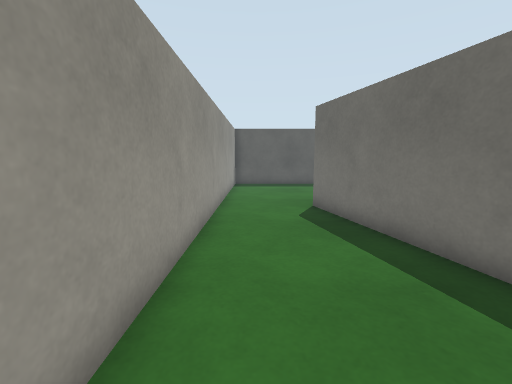
[1] (above)

13 first-person views from a walk through a Gazebo world. The camera is 1 m above the floor, tilts 8° down and sees 90° across. The floor is counted in squares, 0.5 m on a side. Each view is taken from the middle of a square. On the plan, view 1 faces up. The plan holds only what a view shows up to about 16 squares ahead; the rest is blank. The place goes on beyond the plan.

[2]
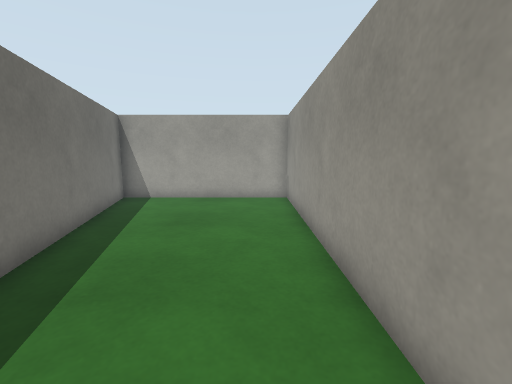

[3]
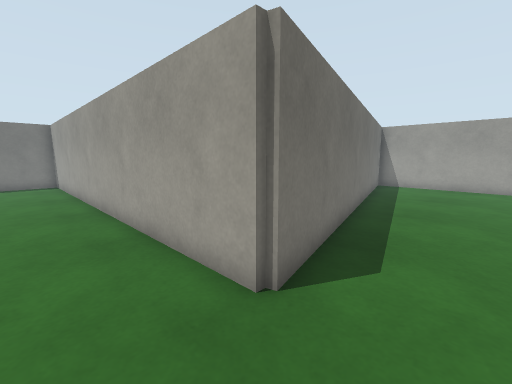

[4]
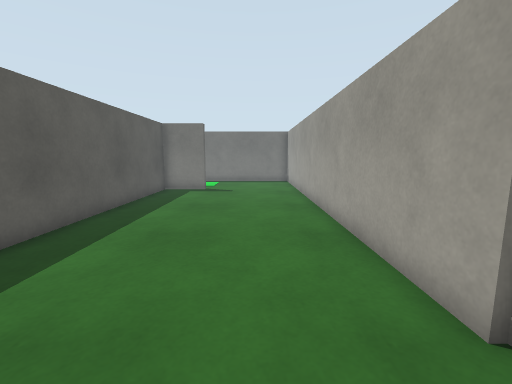

[5]
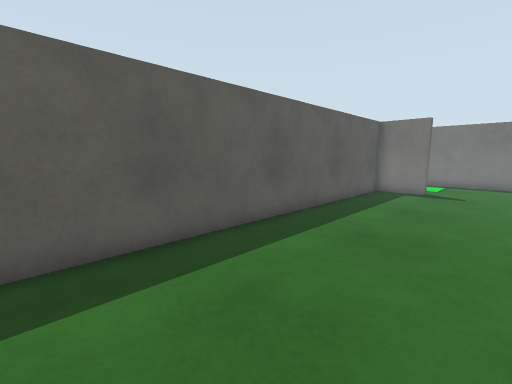

[6]
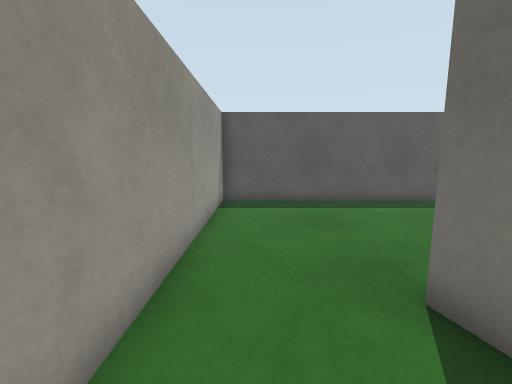

[7]
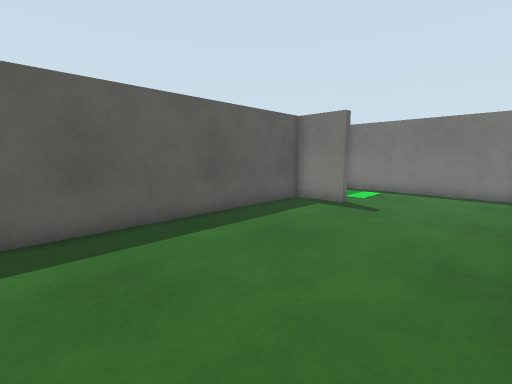

[8]
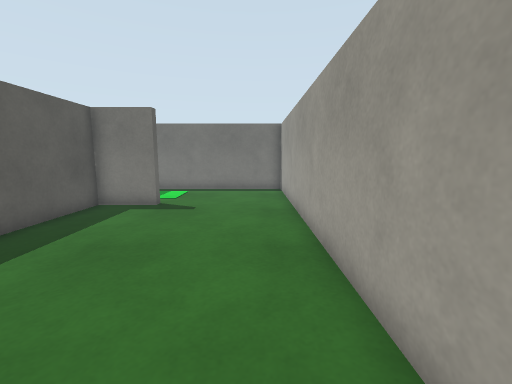

[9]
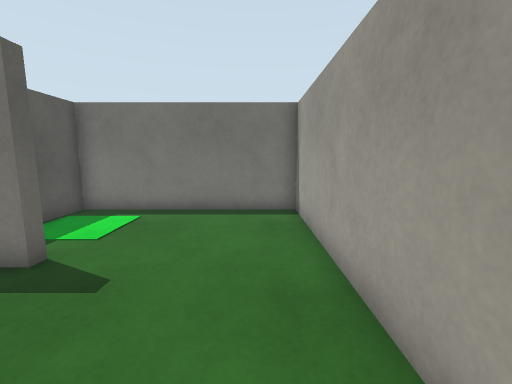

[10]
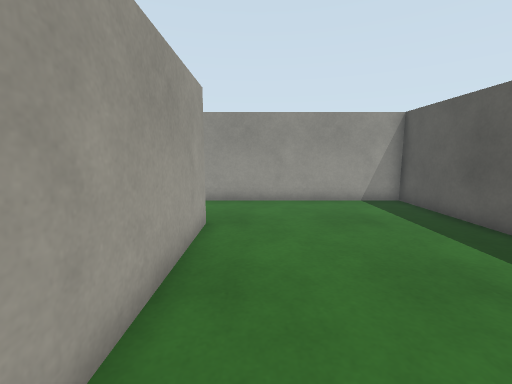

[11]
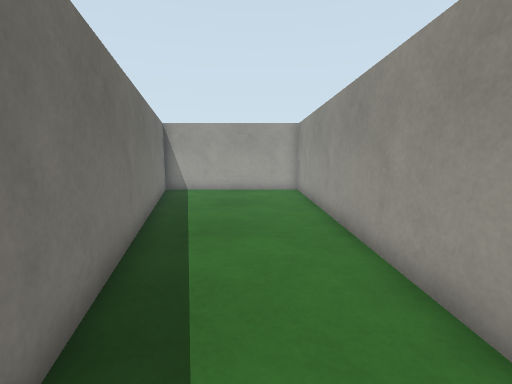

[12]
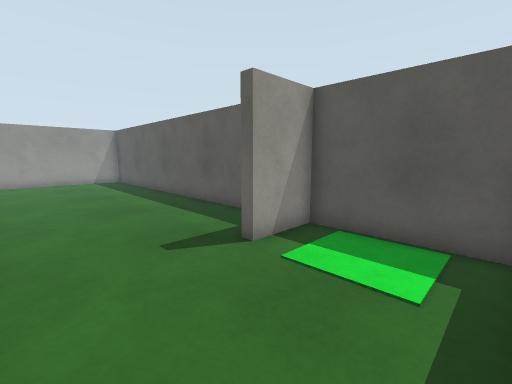

[13]
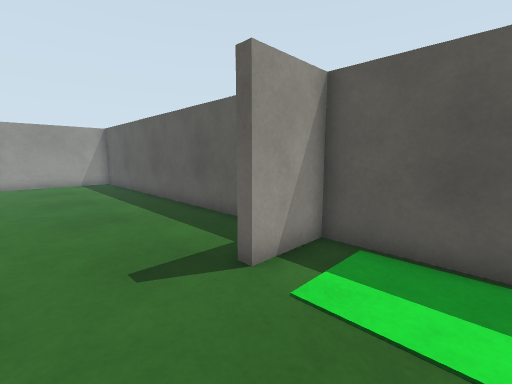

### Floor plan
Points are (right, up) in squares from view 1. A wall is a line through its corners. A room is listed if a view was taken in it or the views show most of it. See-through windows are left out.
Room 1 (views 1, 2, 6, 11)
walls: (-1.5, 11.6) (-1.5, -5.3) (6.4, -5.3) (2.2, 10.5) (3.4, 10.5)
ways out: opening at (1, 11) to room 2
Room 2 (views 3, 4, 5, 7, 8, 9, 10, 12, 13)
walls: (3.4, 10.5) (20.5, 10.5) (20.5, 18.5) (15.8, 18.5) (15.8, 16.1) (15.4, 16.1) (15.4, 18.5) (-1.5, 18.5) (-1.5, 11.6)
ways out: opening at (1, 11) to room 1

Positions as (right, up) in squares from view 1, and headings:
1: (0, 0), facing up
2: (0, 7), facing down
3: (0, 13), facing down-right
4: (0, 13), facing right
5: (0, 13), facing up-right
6: (0, 7), facing up
7: (5, 11), facing up-right
8: (5, 12), facing right
9: (11, 12), facing right
10: (10, 12), facing left
11: (1, 10), facing down
12: (20, 12), facing up-left
13: (19, 13), facing up-left
